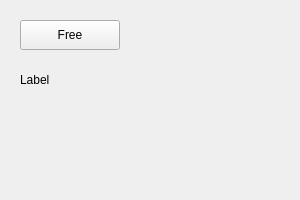
<?xml version="1.0" encoding="UTF-8"?>
<ui version="4.0">
 <class>FreeForm</class>
 <widget class="QWidget" name="FreeForm">
  <property name="geometry">
   <rect><x>0</x><y>0</y><width>300</width><height>200</height></rect>
  </property>
  <widget class="QPushButton" name="freeButton">
   <property name="geometry">
    <rect><x>20</x><y>20</y><width>100</width><height>30</height></rect>
   </property>
   <property name="text"><string>Free</string></property>
  </widget>
  <widget class="QLabel" name="freeLabel">
   <property name="geometry">
    <rect><x>20</x><y>70</y><width>100</width><height>20</height></rect>
   </property>
   <property name="text"><string>Label</string></property>
  </widget>
 </widget>
 <resources/>
 <connections/>
</ui>
